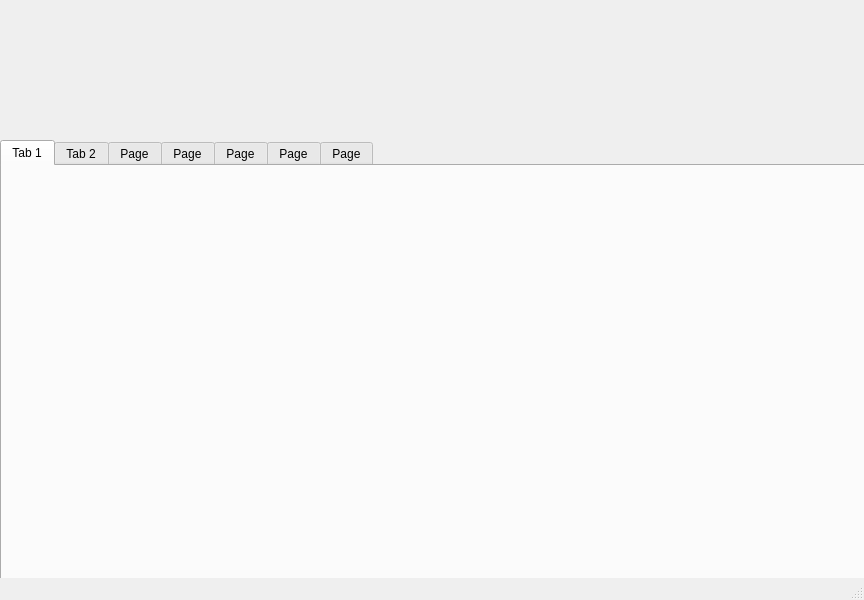
<?xml version="1.0" encoding="UTF-8"?>
<ui version="4.0">
 <class>MainWindow</class>
 <widget class="QMainWindow" name="MainWindow">
  <property name="geometry">
   <rect>
    <x>0</x>
    <y>0</y>
    <width>864</width>
    <height>600</height>
   </rect>
  </property>
  <property name="windowTitle">
   <string>MainWindow</string>
  </property>
  <widget class="QWidget" name="centralwidget">
   <widget class="QTabWidget" name="tabWidget">
    <property name="geometry">
     <rect>
      <x>0</x>
      <y>140</y>
      <width>1800</width>
      <height>1024</height>
     </rect>
    </property>
    <property name="currentIndex">
     <number>0</number>
    </property>
    <widget class="QWidget" name="tab1">
     <attribute name="title">
      <string>Tab 1</string>
     </attribute>
    </widget>
    <widget class="QWidget" name="tab2">
     <attribute name="title">
      <string>Tab 2</string>
     </attribute>
    </widget>
    <widget class="QWidget" name="tab3">
     <attribute name="title">
      <string>Page</string>
     </attribute>
    </widget>
    <widget class="QWidget" name="tab4">
     <attribute name="title">
      <string>Page</string>
     </attribute>
    </widget>
    <widget class="QWidget" name="tab5">
     <attribute name="title">
      <string>Page</string>
     </attribute>
    </widget>
    <widget class="QWidget" name="tab6">
     <attribute name="title">
      <string>Page</string>
     </attribute>
    </widget>
    <widget class="QWidget" name="tab7">
     <attribute name="title">
      <string>Page</string>
     </attribute>
    </widget>
   </widget>
  </widget>
  <widget class="QMenuBar" name="menubar">
   <property name="geometry">
    <rect>
     <x>0</x>
     <y>0</y>
     <width>864</width>
     <height>26</height>
    </rect>
   </property>
  </widget>
  <widget class="QStatusBar" name="statusbar"/>
 </widget>
 <resources/>
 <connections/>
</ui>
